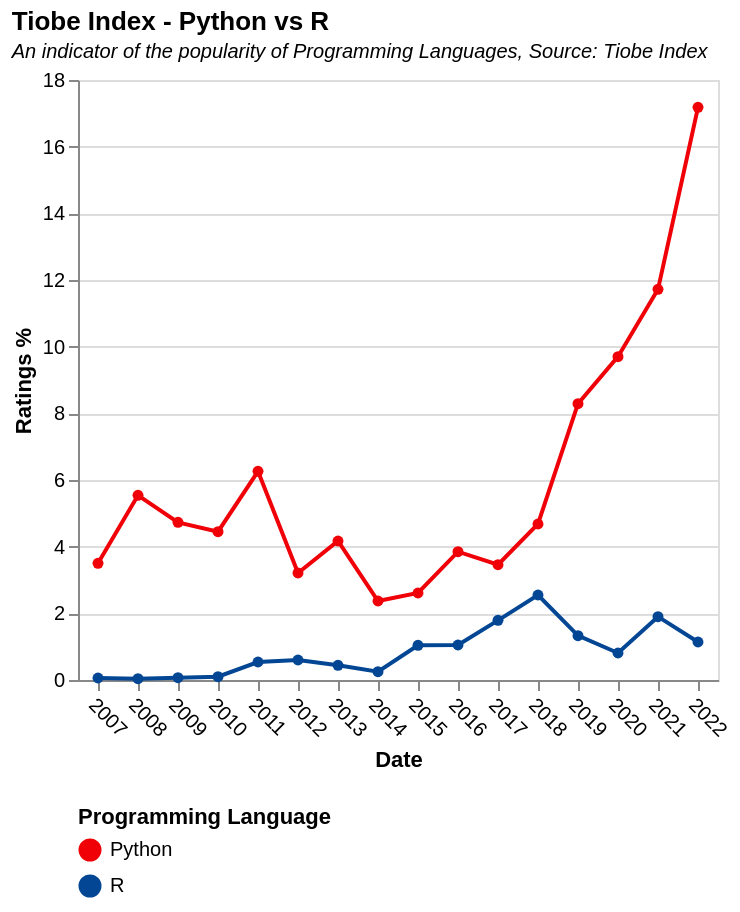

Write the Vega-Lite specification saved for this chart.
### Vega-Lite specification from a JSON file in a GitHub repository (floating-point values rounded to 4 significant figures)
{"$schema": "https://vega.github.io/schema/vega-lite/v5.json", "description": "A simple bar chart with embedded data.", "title": {"text": "Tiobe Index - Python vs R", "subtitle": "An indicator of the popularity of Programming Languages, Source: Tiobe Index", "subtitleFontStyle": "italic", "subtitleFontSize": 10, "anchor": "start", "color": "black"}, "height": 300, "width": "container", "data": {"values": [{"Programming Language": "R", "Date": "2007", "Ratings %": "0.06"}, {"Programming Language": "R", "Date": "2008", "Ratings %": "0.04"}, {"Programming Language": "R", "Date": "2009", "Ratings %": "0.07"}, {"Programming Language": "R", "Date": "2010", "Ratings %": "0.1"}, {"Programming Language": "R", "Date": "2011", "Ratings %": "0.54"}, {"Programming Language": "R", "Date": "2012", "Ratings %": "0.6"}, {"Programming Language": "R", "Date": "2013", "Ratings %": "0.44"}, {"Programming Language": "R", "Date": "2014", "Ratings %": "0.25"}, {"Programming Language": "R", "Date": "2015", "Ratings %": "1.04"}, {"Programming Language": "R", "Date": "2016", "Ratings %": "1.05"}, {"Programming Language": "R", "Date": "2017", "Ratings %": "1.79"}, {"Programming Language": "R", "Date": "2018", "Ratings %": "2.55"}, {"Programming Language": "R", "Date": "2019", "Ratings %": "1.33"}, {"Programming Language": "R", "Date": "2020", "Ratings %": "0.81"}, {"Programming Language": "R", "Date": "2021", "Ratings %": "1.9"}, {"Programming Language": "R", "Date": "2022", "Ratings %": "1.14"}, {"Programming Language": "Python", "Date": "2007", "Ratings %": "3.5"}, {"Programming Language": "Python", "Date": "2008", "Ratings %": "5.54"}, {"Programming Language": "Python", "Date": "2009", "Ratings %": "4.73"}, {"Programming Language": "Python", "Date": "2010", "Ratings %": "4.45"}, {"Programming Language": "Python", "Date": "2011", "Ratings %": "6.26"}, {"Programming Language": "Python", "Date": "2012", "Ratings %": "3.21"}, {"Programming Language": "Python", "Date": "2013", "Ratings %": "4.17"}, {"Programming Language": "Python", "Date": "2014", "Ratings %": "2.37"}, {"Programming Language": "Python", "Date": "2015", "Ratings %": "2.61"}, {"Programming Language": "Python", "Date": "2016", "Ratings %": "3.85"}, {"Programming Language": "Python", "Date": "2017", "Ratings %": "3.46"}, {"Programming Language": "Python", "Date": "2018", "Ratings %": "4.68"}, {"Programming Language": "Python", "Date": "2019", "Ratings %": "8.29"}, {"Programming Language": "Python", "Date": "2020", "Ratings %": "9.7"}, {"Programming Language": "Python", "Date": "2021", "Ratings %": "11.72"}, {"Programming Language": "Python", "Date": "2022", "Ratings %": "17.18"}]}, "mark": {"type": "line", "point": true}, "encoding": {"x": {"field": "Date", "type": "nominal", "axis": {"labelAngle": 45}}, "y": {"field": "Ratings %", "type": "quantitative"}, "tooltip": [{"field": "Programming Language", "type": "nominal"}, {"field": "Ratings %", "type": "quantitative", "title": "Ratings (%)"}, {"field": "Date", "type": "ordinal", "title": "Date"}], "color": {"field": "Programming Language", "scale": {"range": ["#EF0107", "#034694", "#00B2A9", "#4fc3f7", "#FBE122", "black"]}, "title": "Programming Language", "legend": {"orient": "bottom", "columns": 1, "fillColor": "#FfFfFf"}}}}
